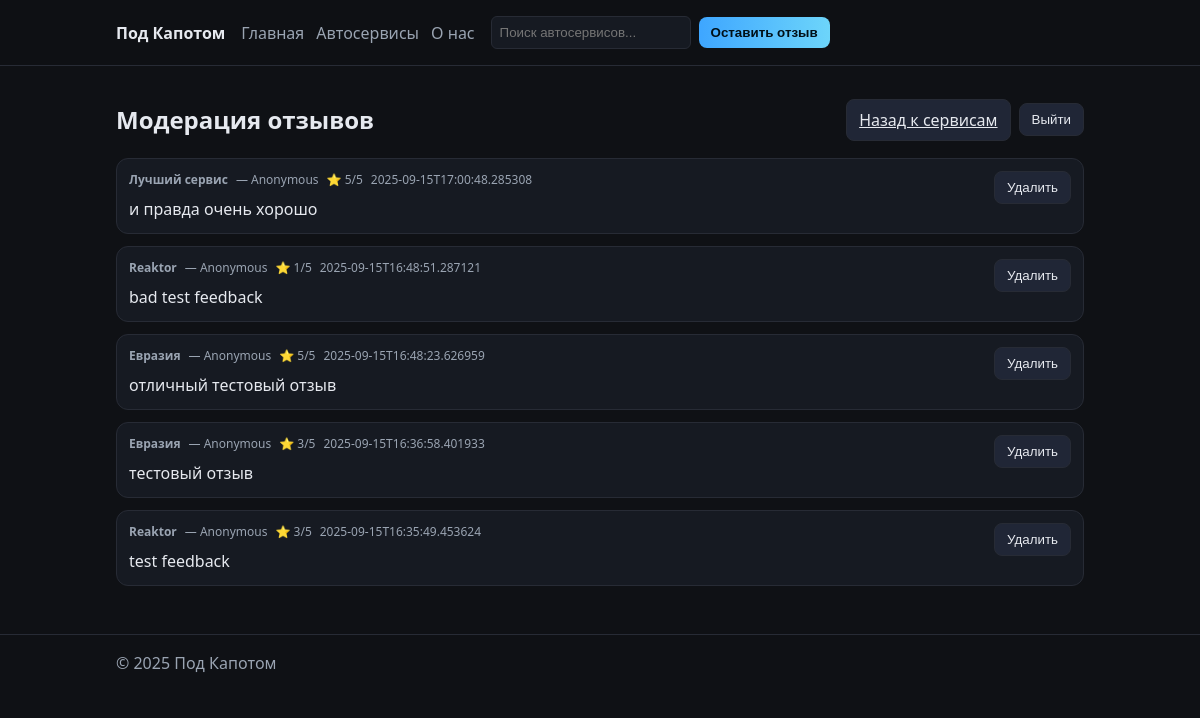
Page /admin/feedback (signed in) on the earlier database version.
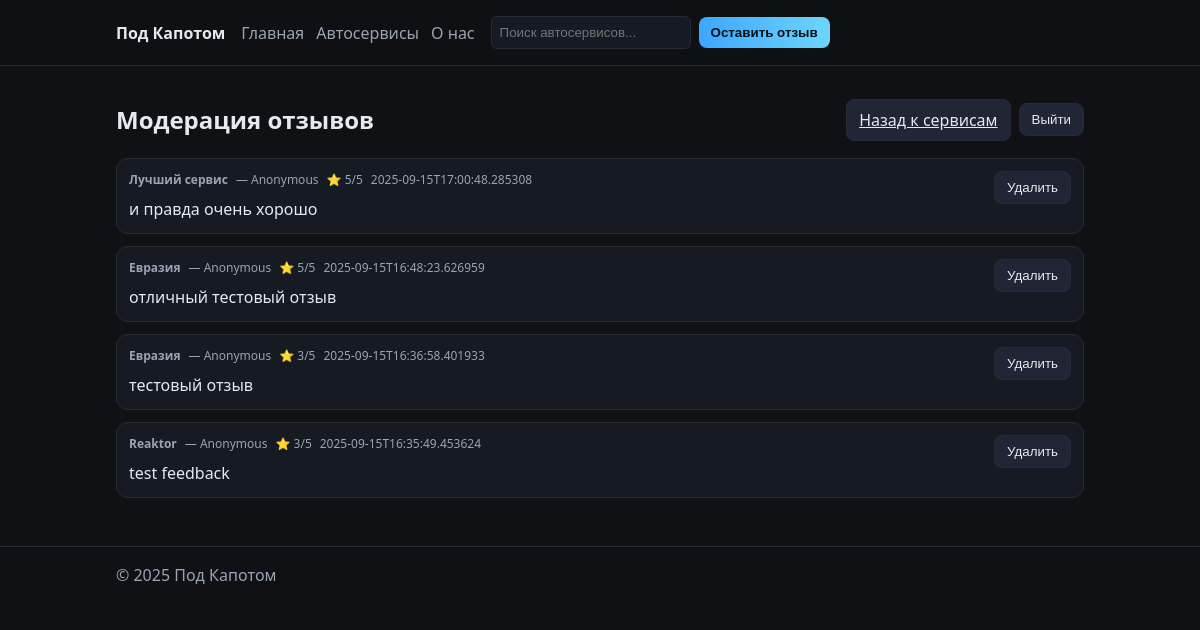
Same page on the later database version.
### tables this page shows
CREATE TABLE feedback (
            id INTEGER PRIMARY KEY AUTOINCREMENT,
            service_id INTEGER NOT NULL,
            author TEXT DEFAULT 'Anonymous',
            content TEXT NOT NULL,
            created_at TEXT NOT NULL, rating INTEGER DEFAULT 3,
            FOREIGN KEY(service_id) REFERENCES services(id) ON DELETE CASCADE
        );

CREATE TABLE services (
            id INTEGER PRIMARY KEY AUTOINCREMENT,
            name TEXT NOT NULL,
            description TEXT DEFAULT '',
            created_at TEXT NOT NULL,
            updated_at TEXT NOT NULL
        , name_lower TEXT);

### main.py (the view)
@app.get("/admin/feedback", response_class=HTMLResponse)
def admin_feedback_page(request: Request):
    if not is_admin(request):
        return RedirectResponse(url="/admin/login", status_code=303)
    conn = get_db_connection()
    rows = conn.execute(
        (
            "SELECT f.id, f.author, f.content, f.rating, f.created_at, f.service_id, s.name AS service_name "
            "FROM feedback f JOIN services s ON s.id = f.service_id "
            "ORDER BY f.id DESC"
        )
    ).fetchall()
    conn.close()
    feedback = [dict(r) for r in rows]
    return templates.TemplateResponse(
        "admin_feedback.html",
        {"request": request, "services": fetch_all_services(), "feedback": feedback},
    )

### templates/admin_feedback.html
{% extends "base.html" %}
{% block content %}
<section>
  <div style="display:flex;justify-content:space-between;align-items:center;gap:12px;">
    <h1>Модерация отзывов</h1>
    <div style="display:flex;gap:8px;align-items:center;">
      <a class="btn" href="/admin/services">Назад к сервисам</a>
      <form method="post" action="/admin/logout">
        <button class="btn" type="submit">Выйти</button>
      </form>
    </div>
  </div>
  {% if feedback|length == 0 %}
    <p class="muted">Пока отзывов нет.</p>
  {% else %}
    <ul class="list">
    {% for f in feedback %}
      <li class="list-item" style="align-items:flex-start;">
        <div style="flex:1;">
          <div class="feedback-meta">
            <strong>{{ f.service_name }}</strong>
            <span>— {{ f.author }}</span>
            <span class="rating">⭐ {{ f.rating }}/5</span>
            <time class="date">{{ f.created_at }}</time>
          </div>
          <p style="margin:8px 0 0;white-space:pre-wrap;">{{ f.content }}</p>
        </div>
        <form method="post" action="/admin/feedback/{{ f.id }}/delete">
          <button class="btn" type="submit">Удалить</button>
        </form>
      </li>
    {% endfor %}
    </ul>
  {% endif %}
</section>
{% endblock %}

Differences in the rows shown:
removed feedback: service_name "Reaktor", author "Anonymous", rating "1", created_at "2025-09-15T16:48:51.287121", content "bad test feedback"
